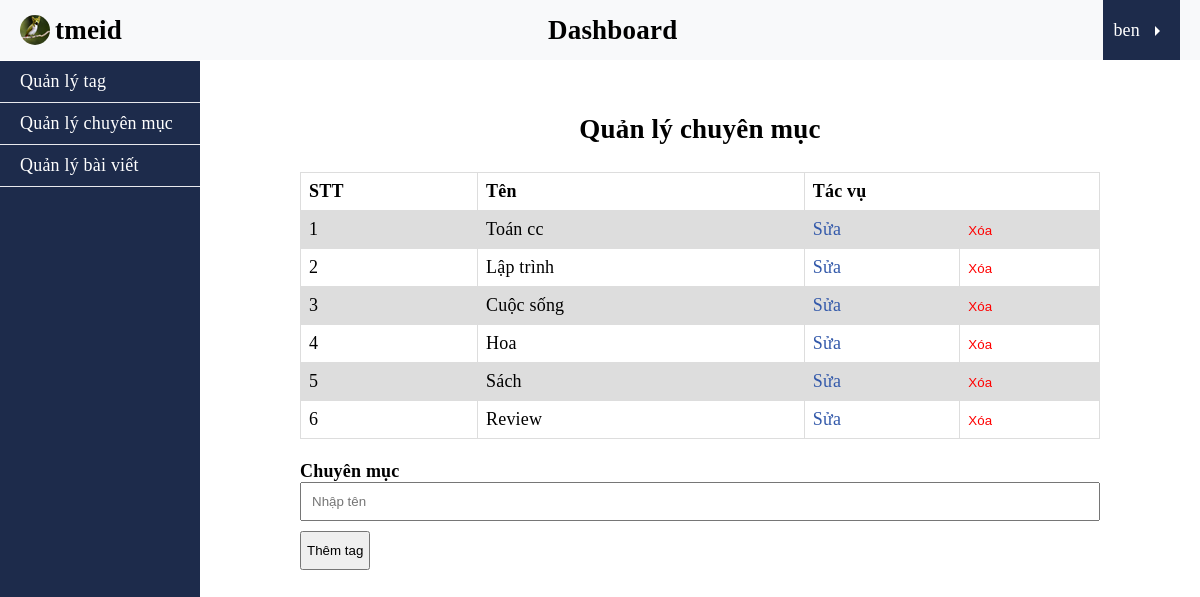
The app's page /dashboard/categories/index.php (signed in) with its own data.
### tables this page shows
CREATE TABLE `category` (
  `id` int(11) NOT NULL,
  `name` varchar(100) NOT NULL,
  `slug` varchar(255) NOT NULL,
  `created_at` timestamp NOT NULL DEFAULT current_timestamp()
);

### app/database/db.php (called while the page is built, shortened)
<?php
include 'connect.php';
function selectAll($table, $condition = [], $limit = 0, $except = [], $desc = false){
    global $connect;
    $sql = "SELECT * FROM $table";
    if(empty($condition)){
        $stm = $connect->prepare($sql);
        $stm->execute();
        $records = $stm->get_result()->fetch_all(MYSQLI_ASSOC);
    }
    return $records;
}

### app/controllers/categories.php (called while the page is built, shortened)
<?php
    require_once ROOT_PATH .'/app/database/db.php';
    $categories = selectAll(CATEGORY_TABLE);

### dashboard/categories/index.php (the view, shortened to what this page needs)
<?php
    require ROOT_PATH . '/app/controllers/categories.php';
?>
<!DOCTYPE html>
<html lang="vi">
<head>
    <link rel="stylesheet" href="../../assets/css/style.css">
</head>
<body>
    <header>
        <nav class="dashboard-nav">
            <h1><a href="../../index.html"><img src="../../assets/imgs/tmeid-logo.jpg" alt="tmeid-logo">tmeid</a></h1>
            <h2>Dashboard</h2>
            <div class="admin">
                <span><?php echo $_SESSION['username']  ?></span>
            </div>
        </nav>
    </header>
    <main>
        <div class="dashboard">
            <?php include '../../app/blade/nav_dashboard.php' ?>
            <section class="dashboard-data">
                <div>
                    <h4 class="title-manage">Quản lý chuyên mục</h4>
                    <table class="tags">
                        <tr>
                            <th>STT</th>
                            <th>Tên</th>
                            <th colspan="2">Tác vụ</th>
                        </tr>
                        <?php foreach ($categories as $i => $category) : ?>
                            <tr>
                                <td><?php echo $i + 1 ?></td>
                                <td class="input-tag">
                                    <?php echo $category[CATEGORY_NAME_PROPERTY] ?>
                                </td>
                                <td class="edit"><a href="#">Sửa</a></td>
                                <td class="delete">
                                    <form action="index.php" method="POST">
                                        <input type="submit" value="Xóa" name="delete-btn" class="delete-btn">
                                    </form>
                                </td>
                            </tr>
                        <?php endforeach ?>
                    </table>
                </div>
                <form action="index.php" method="POST" class="form-tag">
                    <label for="categoryName">Chuyên mục</label>
                    <input type="text" id="categoryName" placeholder="Nhập tên" name="name" required>
                    <input type="submit" value="Thêm tag" class="btn" name="btn-submit">
                </form>
            </section>
        </div>
    </main>
</body>
</html>

### assets/css/style.css (style rules this page uses)
* { margin: 0; padding: 0; box-sizing: border-box; }
a { text-decoration: none; color: #000000; }
button, input[type="submit"] { cursor: pointer; }
html { font-size: 18px; font-family: 'Times New Roman', Times, serif, sans-serif; letter-spacing: 0.2px; }
label { font-weight: bold!important; }
header { background-color: #f8f9fa; }
header nav { display: flex; justify-content: space-between; align-items: center; height: 60px; }
header h1 a { display: flex; align-items: center; }
header img { display: inline-block; border-radius: 50%; margin-right: 5px; }
main { padding: 3rem 0; }
.dashboard-nav { padding: 0 20px; }
.admin { position: relative; height: 100%; }
.admin span:first-child { height: 100%; display: block; line-height: 60px; position: relative; cursor: pointer; padding-right: 40px; padding-left: 10px; background-color: #1d2b4b; color: #fff; }
.admin span:first-child::after { content: ""; display: block; position: absolute; border-width: 5px; border-color: transparent; border-style: solid; border-left-color: #fff; top: 26px; right: 15px; transition: 0.2s; }
.dashboard-data { padding-left: 200px; max-width: 1000px; margin: 0 auto; }
.title-manage { font-size: 150%; text-align: center; margin-bottom: 1.5rem; }
.edit a { color: #008000; }
table { border-collapse: collapse; width: 100%; }
td, th { border: 1px solid #dddddd; text-align: left; padding: 8px; }
tr:nth-child(even) { background-color: #dddddd; }
.form-tag input:first-of-type { display: block; padding: 10px; width: 100%; }
.btn { display: block; padding: 10px 5px; margin-top: 10px; cursor: pointer; }
.delete-btn { border: 0; background: 0; color: #ff0000; }
.tags, .container-article p, .post .time { margin-bottom: 1.2rem; }
.tags a { color: #3359aa; }

### records on screen
category: name "Toán cc"
category: name "Lập trình"
category: name "Cuộc sống"
category: name "Hoa"
category: name "Sách"
category: name "Review"

### other values on screen
$_SESSION['username'] "ben"
